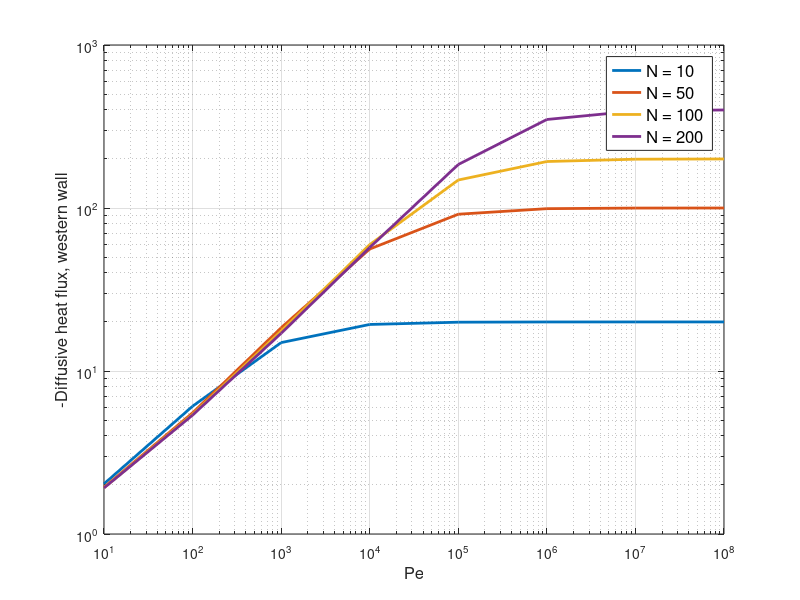

Source code (MATLAB):
% Input         :
%   n           :  Number of cells along x,y-axis
%   L           :  Size of square in x,y-direction
%   Pe          :  Global Peclet number
%   problem     :  Problem #: 1 or 2, selects case of convective field and BCs
%   fvscheme    :  Finite volume scheme for convection-diffusion,
%                  either 'cds' or 'uds'
%
% Output        :
%   T           :   Temperature at cell nodes, T(1:n,1:n)
%   A           :   Convection-diffusion system matrix, A(1:n^2,1:n^2)
%   s           :   Source array with BC contributions, s(1:n,1:n)
%   TT          :   Temperature field extrapolated to walls, TT(1:n+2,1:n+2)
%   CF,DF       :   Conv. and diff. fluxes through walls, CF=[CFw,CFe,CFs,CFn]
%   GHC         :   Global heat conservation, scalar (computed from wall fluxes)
%   solve_time  :   CPU-time for solving system of linear equations A*T(:)=s(:)
%   Plots of the temperature field and convective velocity field

%% Clear
clear all      % Clears all variables from workspace
close all      % Closes all open figure windows
clc            % Clears the command window

%% =================================== INPUT ===================================
% Define problem parameters
n         = 10;                 % Number of cells along x,y-axis
L         = 1;                   % Size of the square domain in x,y-direction
Pe_values = 10.^[1:8];           % Pe = 10^1, 10^2, ..., 10^8                % Global Peclet number (dimensionless)
problem   = 2;                   % Problem number to solve (1 or 2 - see problem description)
fvscheme = 'uds';


% Loop for different cell numbers (n) to examine convergence
n = [10,50,100,200];
N = n;   % Store values of n to loop over them

for p = 1:length(Pe_values)
    Pe = Pe_values(p);
    count = 1;

    for ii = N
        n = ii;   % Assign current value of n to variable for each iteration
    
        %% 1) Coordinate arrays
        % Define grid spacing and cell center coordinates
        dx = L/n;                       % Cell size in x-direction
        dy = L/n;                        % Cell size in y-direction
        xf = 0:dx:L;                     % Cell face coordinates along x-axis
        yf = 0:dy:L;                     % Cell face coordinates along y-axis
        xc = dx/2:dx:L-dx/2;             % Cell center coordinates along x-axis
        yc = dy/2:dy:L-dy/2;             % Cell center coordinates along y-axis
    
        %% 2) Generate convective velocity field at cell faces
        % Depending on the selected problem, set up velocity fields
    
        if problem == 1  % Problem 1 - Uniform flow
            UFw = ones(n);  % Western face velocity, u = 1
            UFe = ones(n);  % Eastern face velocity, u = 1
            VFs = zeros(n); % Southern face velocity, v = 0
            VFn = zeros(n); % Northern face velocity, v = 0
    
        elseif problem == 2  % Problem 2 - Corner flow
            UFw = repmat(-xf(1:n),n,1);    % Western face velocity, u = -x
            UFe = repmat(-xf(2:n+1),n,1);  % Eastern face velocity, u = -x
            VFs = repmat(xf(1:n)',1,n);    % Southern face velocity, v = y
            VFn = repmat(xf(2:n+1)',1,n);  % Northern face velocity, v = y
        else
            disp('problem not implemented') % Display error if problem number is invalid
        end
    
        clearvars aW aS aE aP aN   % Clear previously defined variables for fluxes
    
        % Initialize source array for boundary conditions
        s = zeros(n);   % Source array
    
        %% 3) Initialize fluxes and finite volume coefficients
        % Coefficients for diffusive terms (central differences) - see page 121
        Dw = -dy/dx;
        De = -dy/dx;
        Ds = -dx/dy;
        Dn = -dx/dy;
    
        % Compute fluxes based on Peclet number and velocity fields
        Fw = Pe * UFw * dy;
        Fe = Pe * UFe * dy;
        Fs = Pe * VFs * dx;
        Fn = Pe * VFn * dx;
    
        if strcmp(fvscheme,'cds')     % CDS FV-scheme applied
            % << compute coefficients for CDS scheme here >>
            % << check whether the cell Peclet number dx*Pe>=2 - then print warning >>
            aW(1:n, 1:n) = Dw - Fw/2;
            aS(1:n, 1:n) = Ds - Fs/2;
            aN(1:n, 1:n) = Dn + Fn/2;
            aE(1:n, 1:n) = De + Fe/2;
            aP(1:n, 1:n) = -(aW + aE + aS + aN) + Fe - Fw + Fn - Fs;
        elseif strcmp(fvscheme,'uds') % UDS FV-scheme applied
    
            % Apply UDS (Upwind Difference Scheme) for convective terms
            aW(1:n, 1:n) = Dw + min(0, -Fw);    % West flux term
            aS(1:n, 1:n) = Ds + min(0, -Fs);    % South flux term
            aN(1:n, 1:n) = Dn + min(0, Fn);     % North flux term
            aE(1:n, 1:n) = De + min(0, Fe);     % East flux term
            aP(1:n, 1:n) = -(aW + aE + aS + aN) + Fe - Fw + Fn - Fs; % Coefficients for the main diagonal
        else                              % fvscheme unknown
            disp('fvscheme not implemented')
        end
    
    
        %% 4) Apply boundary conditions to the system
        % West wall (Dirichlet condition)
        Ta = 0;
        aP(:, 1) = aP(:, 1) - aW(:, 1);     % Modify main diagonal for west boundary
        s(:, 1) = s(:, 1) - 2*Ta*aW(:, 1);  % Source term for west boundary
        aW(:, 1) = 0;                       % Set west flux term to 0
    
        % East wall (Dirichlet condition)
        Tb = 1;
        aP(:, n) = aP(:, n) - aE(:, n);     % Modify main diagonal for east boundary
        s(:, n) = s(:, n) - 2*Tb*aE(:, n);  % Source term for east boundary
        aE(:, n) = 0;                       % Set east flux term to 0
    
        % North wall (Neumann condition)
        Da_n = 0;
        aP(n, :) = aP(n, :) + aN(n, :);     % Modify main diagonal for north boundary
        s(n, :) = s(n, :) - aN(n, :)*dy*Da_n; % Source term for north boundary
        aN(n, :) = 0;                       % Set north flux term to 0
    
        % South wall (depends on problem type)
        if problem == 1
            Da_s = 0;           %No flux out or in the domain - (Neumann)
            aP(1, :) = aP(1, :) + aS(1, :);  % Modify main diagonal for south boundary
            s(1, :) = s(1, :) + aS(1, :)*dy*Da_s; % Source term for south boundary
            aS(1, :) = 0;                    % Set south flux term to 0
        elseif problem == 2
            Ts = xc;                         % Variable temperature at south wall
            aP(1, :) = aP(1, :) - aS(1, :);   % Modify main diagonal for south boundary
            s(1, :) = s(1, :) - 2*Ts.*aS(1, :); % Source term for south boundary
            aS(1, :) = 0;                    % Set south flux term to 0
        else
            disp('problem not implemented')  % Display error if problem number is invalid
        end
    
        % Build sparse system matrix A
        b1 = [aW(n+1:end), zeros(n, 1)'];
        b2 = [aS(2:end), 0];
        b3 = aP(:)';
        b4 = [0, aN(1:end-1)];
        b5 = [zeros(n, 1)', aE(1:end-n)];
        A = spdiags([b1; b2; b3; b4; b5]', [-n, -1:1, n], n^2, n^2);  % Sparse matrix A
    
        % Solve the system of equations for temperature
        if exist('A','var') && exist('s','var')
            T = zeros(n);                   % Initialize temperature field
            solve_time = tic;               % Start timing for solution
            T(:) = A\s(:);                  % Solve for temperature field
            solve_time = toc(solve_time);   % Stop timing for solution
        end
    
        %% ============================== Post-processing ==============================
    
    
    
        %% 1) Coordinate arrays
        % Input  : n, L
        % Output : dx cell size
        %          xf cell face coordinate vector (of length n+1)
        %          xc cell center coordinate vector (of length n)
        dx = L/(n);                       % Cell size in x-direction
        dy = L/(n);                       % Cell size in y-direction
        xf = 0:dx:L;                     % Cell face coordinates along x-axis
        yf = 0:dy:L;                     % Cell face coordinates along y-axis
        xc = dx/2:dx:L-dx/2;             % Cell center coordinates along x-axis
        yc = dy/2:dy:L-dy/2;             % Cell center coordinates along y-axis
        
        %% 2) Generate convective velocity field
        % Input  : n, xf
        % Output : UFw, UFe, VFs, VFn cell faces velocities (arrays of size n*n)
        
        
        %% 3) Extrapolate temperature field to walls
        % << Input  : n, dx, fvscheme, problem, T >>
        % << Output : TT extended temperature field array (of size (n+2)*(n+2) ) >>
        % 
        % << hints  : >>
        % <<  - the temperature in the corners is not uniquely defined from the >>
        % <<    extrapolation expressions, however, as the corner temperatures >>
        % <<    are not used, just leave the corners equal to zero (plotting the >>
        % <<    temperatur field with 'surf' will not show this) >>
        % <<  - see notes section 5.3 >>
        TT = zeros(n+2);                 % Initialize extended temperature array
        TT(2:n+1, 2:n+1) = T;            % Insert internal temperature values into TT
        
        % Horizontal is Dirichlet for each of the problems
        if strcmp(fvscheme,'cds')     % CDS FV-scheme applied
            TT(:, 1) = Ta;                   % Set west boundary value
            TT(:, n+2) = Tb;                 % Set east boundary value
        
        elseif strcmp(fvscheme,'uds') % UDS FV-scheme applied
            TT(:, 1) = Ta;        % Set west boundary value
            TT(:, n+2) = Tb;                 % Set east boundary value
        end
        
        if problem == 1                 % problem 1 - uniform flow
            if strcmp(fvscheme,'cds')     % CDS FV-scheme applied
                TT(1,2:n+1) = T(1,:);    % South - Neumann
                TT(n+2,2:n+1) = T(n,:);   % North - Neumann
    
                
                Ts_wall = TT(2,2:n+1);    % South - Neumann
                Tn_wall = TT(n+1,2:n+1) + 0.5*dy*Da_n;   % North - Neumann
                Tw_wall = Ta;
                Te_wall = Tb;
        
            elseif strcmp(fvscheme,'uds') % UDS FV-scheme applied
                TT(1,2:n+1) = T(1,:);    % South - Neumann
                TT(n+2,2:n+1) = T(n,:);   % North - Neumann
    
                Ts_wall = TT(2,2:n+1);    % South - Neumann
                Tn_wall = TT(n+1,2:n+1);   % North - Neumann
                Tw_wall = 2*Ta - TT(2:n+1,2);
                Te_wall = TT(2:n+1,n+1);
            end
        
        elseif problem == 2             % problem 2 - corner flow
            if strcmp(fvscheme,'cds')     % CDS FV-scheme applied
                TT(1,2:n+1) = Ts;    % South - Diricht
                TT(n+2,2:n+1) = TT(n+1,2:n+1);
                TT(:,n+2) = Tb;
                
                Ts_wall = Ts;    % South - Diricht
                Tn_wall = TT(n+1,2:n+1) + 0.5*dy*Da_n;   % North - Neumann
                Tw_wall = Ta;
                Te_wall = Tb;
        
            elseif strcmp(fvscheme,'uds') % UDS FV-scheme applied
                TT(1,2:n+1) = Ts;
                TT(n+2,:) = TT(n+1,:);
                TT(:, n+2) = Tb;
    
                Ts_wall = 2*Ts - TT(2,2:n+1);    % South - Diricht
                Tn_wall = TT(n+1,2:n+1);   % North - Neumann
                Tw_wall = TT(2:n+1,2);
                Te_wall = 2*TT(2:n+1,n+2) - TT(2:n+1,n+1);
    
            end
        end
        
        %% 4) Compute temperature gradients at walls
        % << Input  : n, dx, problem, T
        % << Output : DTw, DTe, DTs, DTn temperature wall gradients (vectors of length n) >>
        %
        % << hints: >>
        % <<  - see notes section 5.3 >>
        
        DTw = 2/dx * (T(:,1)-Ta);
        DTe = 2/dx * (Tb - T(:,n));
        
        if problem == 1                 % problem 1 - uniform flow
                DTn = 0; 
                DTs = 0;  
        
        elseif problem == 2             % problem 2 - corner flow
                DTs = 2/dy * (TT(2, 2:n+1) - Ts);     % South - Diricht
                DTn = Da_n;    % North - Neumann
        end
        
        %% 5) Convective and diffusive wall fluxes, and global conservation of heat
        % << Input  : n, dx, TT, DTw, DTe, DTs, DTn, Pe, UFw, UFe, VFs, VFn >>
        % << Output : CF=[CFw,CFe,CFs,CFn] convective fluxes summed up over walls >>
        % <<          DF=[DFw,DFe,DFs,DFn] diffusive fluxes summed up over walls >>
        % <<          GHC global heat conservation (scalar) >>
        %
        % << hints: >>
        % <<  - see notes section 5.4 >>
    
        CFw = (Pe .* UFw(:,1) .* Tw_wall)';
        CFe = (Pe .* UFe(:,n) .* Te_wall)';
        CFs = Pe .* VFs(1,:) .* Ts_wall;
        CFn = Pe .* VFn(n,:) .* Tn_wall;
        
        
        %CF=[CFw,CFe,CFs,CFn];
        
        DFw = -DTw';
        DFe = -DTe';
        DFs = -DTs;
        DFn = -DTn;
        
        DF=[DFw,DFe,DFs,DFn];
        
        GHC = dy * sum((CFe+DFe)-(CFw+DFw)) + dx * sum((CFn+DFn)-(CFs+DFs));
    
        % Create meshgrid for plotting
        XC =[0, xc, L];
        YC = [0, yc, L];
        [XX, YY] = meshgrid(XC, YC);
    
        % Plot the temperature field
        if ii == 20
            figure(3)
            surf(XX, YY, TT)
            grid on
            xlabel('X', 'Interpreter', 'LaTex', 'FontSize', 14)
            ylabel('Y', 'Interpreter', 'LaTex', 'FontSize', 14)
            zlabel('T', 'Interpreter', 'LaTex', 'FontSize', 14)
            title([fvscheme,'Temperature field, N = 20, Problem:',num2str(problem)])
            colorbar
            colormap(cool)
        end

        % Exact soultion for problem 1
        if problem == 1
            T_exact = meshgrid((exp(Pe*xc) - 1)/(exp(Pe) - 1)); % 2-D solution should be uniform in the vertical direction and can be compared to the exact 1-D example discussed in the textbook. 
            e(scheme,count) = norm(TT(2:n+1,2:n+1) - T_exact, inf) / norm(T_exact, inf);
        end

        if problem == 2
        % convergence of heat flux along the western wall
            conv_heat_west(p,count) = sum(DFw)*dy;
        end
        [Pe_values(p),n]
        count = count + 1;
    end
    
end

%% plotting
folderName = 'plots';
if ~exist(folderName, 'dir')
    mkdir(folderName);
end
    
if problem == 2
    % plotting convergence
    figure(20)
    loglog(Pe_values, -conv_heat_west(:,1), 'LineWidth', 2)
    hold on
    loglog(Pe_values, -conv_heat_west(:,2), 'LineWidth', 2)
    loglog(Pe_values, -conv_heat_west(:,3), 'LineWidth', 2)
    loglog(Pe_values, -conv_heat_west(:,4), 'LineWidth', 2)
    hold off
    % title('Diffusive heat flux for different Pe and resolution', 'FontSize', 14, 'FontWeight', 'bold')
    legend('N = 10', 'N = 50','N = 100','N = 200', 'Location', 'Best', 'FontSize', 12)
    xlabel('Pe', 'FontSize', 12)
    ylabel('-Diffusive heat flux, western wall', 'FontSize', 12)
    grid on
    print('-depsc', 'plots/figure_2_2_Pe.eps')
end
